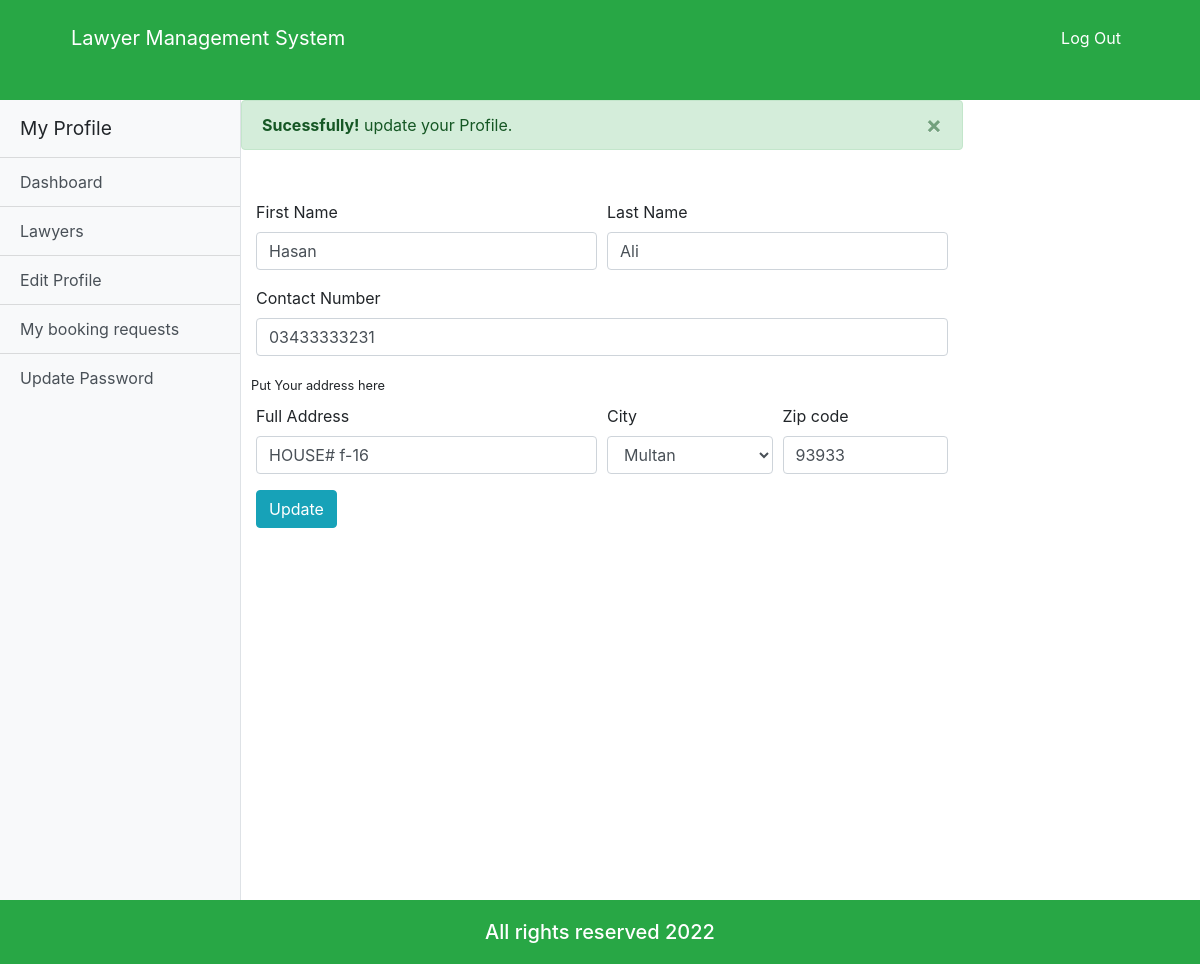
The app's page /user_profile.php?ok (signed in) with its own data.
### tables this page shows
CREATE TABLE `user` (
  `u_id` varchar(20) NOT NULL,
  `first_Name` varchar(100) NOT NULL,
  `last_Name` varchar(100) NOT NULL,
  `email` varchar(100) NOT NULL,
  `password` varchar(100) NOT NULL,
  `status` varchar(100) NOT NULL,
  `role` varchar(100) NOT NULL
);

CREATE TABLE `client` (
  `client_id` varchar(20) NOT NULL,
  `contact_number` varchar(15) NOT NULL,
  `full_address` varchar(200) NOT NULL,
  `city` varchar(100) NOT NULL,
  `zip_code` varchar(50) NOT NULL,
  `image` varchar(200) NOT NULL
);

### user_profile.php (the view, shortened to what this page needs)
<?php
	if($_SESSION['login']==TRUE AND $_SESSION['status']=='Active'){
	?>
	<!doctype html>
	<html lang="en">
		<head>
			<link rel="stylesheet" href="https://use.fontawesome.com/releases/v5.8.1/css/all.css">
			<link rel="stylesheet" href="css/all.css">
			<link rel="stylesheet" href="css/simple-sidebar.css">
			<link rel="stylesheet" href="css/bootstrap.css">
			<link rel="stylesheet" href="css/style.css">
			<link rel="stylesheet" href="css/media.css">
		</head>
		<body>
			<header class="customnav bg-success">
				<div class="container">
					<div class="row">
						<div class="col-md-12">
							<nav class="navbar navbar-expand-lg ">
								<a class="navbar-brand cus-a" href="#">Lawyer Management System</a>
								<div class="collapse navbar-collapse" id="navbarSupportedContent">
									<ul class="navbar-nav ml-auto ">
										<li class="">
											<a class="nav-link cus-a" href="logout.php">Log Out</a>
										</li>
									</ul>
								</div>
							</nav>
						</div>
					</div>
				</div>
			</header>
			<body>
				<div class="d-flex" id="wrapper">
					<div class="bg-light border-right" id="sidebar-wrapper">
						<div class="sidebar-heading">My Profile</div>
						<div class="list-group list-group-flush">
							<a href="user_dashboard.php" class="list-group-item list-group-item-action bg-light">Dashboard</a>
							<a href="lawyerfind.php" class="list-group-item list-group-item-action bg-light">Lawyers</a>
							<a href="user_profile.php" class="list-group-item list-group-item-action bg-light">Edit Profile</a>
							<a href="user_booking.php" class="list-group-item list-group-item-action bg-light">My booking requests</a>
							<a href="update_password.php" class="list-group-item list-group-item-action bg-light">Update Password</a>
						</div>
					</div>
					<section class="editprofile">
						<?php if(isset($_GET['ok'])){
							echo "<div class='alert alert-success alert-dismissible fade show'>
							<button type='button' class='close' data-dismiss='alert' aria-label='Close'><span aria-hidden='true'>&times;</span></button>
							<strong>Sucessfully!</strong> update your Profile.
							</div>";
						}?>
						<?php
							$a=$_SESSION['client_id'];
							$conn = connect();
							$result = mysqli_query($conn,"SELECT * FROM user,client WHERE user.u_id=client.client_id AND user.status='Active' AND user.u_id='$a'");
							while($row = mysqli_fetch_array($result)) {
							?>
							<div class="container">
								<form class="cusform" action="save_user_edit_profile.php" method="post">
									<div class="form-row">
										<div class="form-group col-md-6">
											<label for="fname">First Name</label>
											<input type="text" class="form-control" name="first_Name"  id="first_Name" value="<?php echo $row["first_Name"]; ?>">
										</div>
										<div class="form-group col-md-6">
											<label for="lname">Last Name</label>
											<input type="text" class="form-control" name="last_Name"  id="last_Name" value="<?php echo $row["last_Name"]; ?>">
										</div>
									</div>
									<div class="form-group">
										<label for="num">Contact Number</label>
										<input type="text" class="form-control" name="contact_number" id="contact_number" value="<?php echo $row["contact_number"]; ?>">
									</div>
									<div class="form-row"><label for="edu"><small>Put Your address here </small></label></div>
									<div class="form-row">
										<div class="form-group col-md-6">
											<label for="address">Full Address</label>
											<input type="text" class="form-control" name="full_address" id="full_address" value="<?php echo $row["full_address"]; ?>">
										</div>
										<div class="form-group col-md-3">
											<label for="city">City</label>
											<select id="city" name="city" class="form-control">
												<option value="Multan" <?php if ($row['city']=='Multan'){echo "selected";}?>>Multan</option>
											</select>
										</div>
										<div class="form-group col-md-3">
											<label for="zip">Zip code</label>
											<input type="text" class="form-control" name="zip_code" id="zip_code" value="<?php echo $row["zip_code"]; ?>">
										</div>
									</div>
									<button type="submit" class="btn btn-info">Update</button>
								</form>
							</div>
							<?php
							}
						?>
					</section>
				</div>
				</body>
				<footer class="bg-success">
					<div class="container">
						<div class="row">
						<div class="col">
							<h5>All rights reserved 2022</h5>
						</div>
					</div>
				</div>
			</footer>
		</body>
	</html>
	<?php
	}else
	header('location:login.php?deactivate');
?>

### css/simple-sidebar.css (style rules this page uses)
body { overflow-x: hidden; }
#sidebar-wrapper { min-height: 100vh; margin-left: -15rem; -webkit-transition: margin .25s ease-out; -moz-transition: margin .25s ease-out; -o-transition: margin .25s ease-out; transition: margin .25s ease-out; }
#sidebar-wrapper .sidebar-heading { padding: 0.875rem 1.25rem; font-size: 1.2rem; }
#sidebar-wrapper .list-group { width: 15rem; }
@media (min-width: 768px) { #sidebar-wrapper { margin-left: 0; } }

### css/style.css (style rules this page uses)
* { margin: 0; padding: 0; }
html { height: 100% !important; }
body { display: flex !important; min-height: 100% !important; flex-direction: column; }
.customnav { background-color: #040000; height: 100px; }
.customnav a { margin: 10px 10px; }
.cus-a { color: white !important; }
footer { margin-top: auto; background-color: black; color: white; }
footer h5 { text-align: center; margin: 20px 0px; }
.cusform { margin-top: 50px; }

### records on screen
user: first_Name "Hasan", last_Name "Ali", contact_number "03433333231", full_address "HOUSE# f-16", zip_code "93933"
